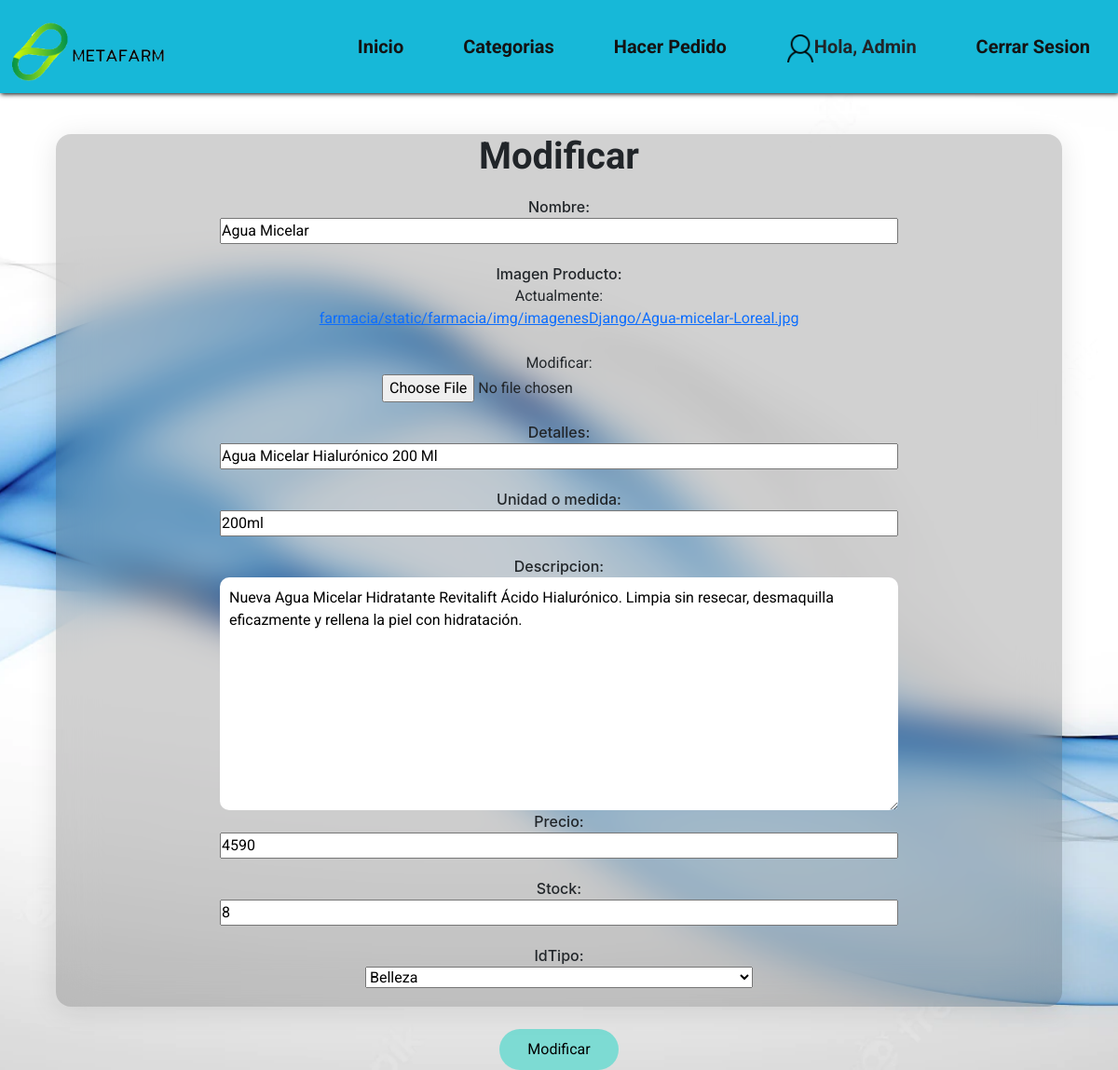
The app's page /mod/18 (signed in) with its own data.
### farmacia/models.py (models this page shows, shortened)
class Producto (models.Model):
    idProducto = models.AutoField(primary_key=True, verbose_name='Id de Producto')
    photo_as_blob = models.ImageField(upload_to= 'farmacia/static/farmacia/img/imagenesDjango' ,verbose_name='imagen Producto')
    nombreProd = models.CharField(max_length=20, verbose_name='Nombre')
    descripEspecifica = models.CharField(max_length=200, verbose_name= 'Detalles')
    unidades = models.CharField (max_length=20, verbose_name= 'Unidad o medida')
    desc = models.TextField (max_length=500,null=True, blank=True ,verbose_name= 'descripcion')
    price = models.IntegerField (verbose_name='precio')
    stock = models.IntegerField (default=0, verbose_name='stock')
    IdTipo = models.ForeignKey(TipoProducto, on_delete=models.CASCADE)

### farmacia/views.py (the view)
# urls.py: path('mod/<id>',mod,name="mod"),
def mod (request, id):
    productos = Producto.objects.get(idProducto = id)
    datos = {
        'Agregar':Tabla_agregar(instance= productos)
    }
    if(request.method == 'POST'):
        varModificar = Tabla_agregar(request.POST, request.FILES ,instance=productos)
        if varModificar.is_valid():
            varModificar.save()
            messages.success(request,"modificado correctamente")
        return redirect(to='home')
    return render (request,'farmacia/update.html',datos)

### farmacia/forms.py
class Tabla_agregar(ModelForm):
    class Meta:
        model = Producto
        fields = ['nombreProd','photo_as_blob','descripEspecifica','unidades','desc','price','stock','IdTipo']

### farmacia/context_processor.py (called while the page is built)
def total_carrito(request):
    total = 0
    desc = 0.95
    if request.user.is_authenticated:
        if "carrito" in request.session.keys():
            for key, value in request.session["carrito"].items():
                total += int(value["acumulado"])
        return {"total_carrito": round(total*desc)}
    else:
        if "carrito" in request.session.keys():
            for key, value in request.session["carrito"].items():
                total += int(value["acumulado"])
        return {"total_carrito": total}

### farmacia/models.py (called while the page is built)
    def __str__(self):
        return self.nombreTipo

### farmacia/templates/farmacia/update.html (shortened to what this page needs)
{% load static %}
<!DOCTYPE html>
<html lang="en">
<head>
    <link href="https://cdn.jsdelivr.net/npm/bootstrap@5.1.3/dist/css/bootstrap.min.css" rel="stylesheet"
 />
    <link rel="stylesheet" href="{% static 'farmacia/CSS/Style.css' %}" />
    <link rel="stylesheet" href="https://cdnjs.cloudflare.com/ajax/libs/font-awesome/4.7.0/cssfont-awesome.min.css">
</head>
<body>
    <header>
        <div class="wrapper">
            <nav>
                <div>
                    <a href="{% url 'home' %}"><img src="{% static 'farmacia/img/logoverde.png.png' %}" alt="imagen_logo" class="logo" /></a>
                </div>
                <ul class="nav-menu wrapper">
                    <li><a href="{% url 'home' %}">Inicio</a></li>
                    <li><a href="#categorias">Categorias</a></li>
                    <li><a href="{% url 'comp' %}">Hacer Pedido</a></li>
                    {% if request.user.is_authenticated %}
                        <li><span><a><img src="{% static 'farmacia/img/klipartz.com.png'%}" width="30px">Hola, {{request.user}}</a></span></li>
                        <li><span><a href="{% url 'logout' %}">Cerrar Sesion</a></span></li>
                    {% endif %}
                </ul>
            </nav>
        </div>
    </header>
    <main class="addMain wrapper">
        <form  id="FormAdd" method="POST" enctype="multipart/form-data">
            <div class="formulario-updade">
                <h1>Modificar</h1>
                {{Agregar.as_table}}
            </div>
            <div class="contenedor-guardar">
                <input  class="Guardar-prod" type="submit" value="Modificar">
            </div>
        </form>
    </main>
</body>
</html>

### farmacia/static/farmacia/CSS/Style.css (style rules this page uses)
* { margin: 0; padding: 0; list-style: none; text-decoration: none; box-sizing: border-box; }
body { background: #ffffff; font-family: "Roboto", sans-serif; background-image: url(../img/fondo3.png); background-size: cover; background-repeat: no-repeat; background-position: center center; background-attachment: fixed; min-height: 100vh; }
.wrapper { width: 100%; max-width: 1200px; margin: auto; overflow: hidden; justify-content: center; }
main { padding-top: 120px; }
header { width: 100%; height: 100px; overflow: visible; background: #17b8d8; margin-bottom: 20px; box-shadow: 1px 1px 5px #000; position: fixed; z-index: 1001; }
.logo { height: 100px; float: left; }
nav { height: 100px; width: 100%; display: flex; justify-content: space-between; align-items: center; }
.nav-menu { position: fixed; width: 100%; height: 0vh; top: 100px; background-color: #17b8d8; text-align: center; transition: all 0.5s; }
.nav-menu li { display: none; line-height: 30px; margin: 50px 0; transition: all 0.5s; }
.nav-menu li a { color: #141313; text-transform: capitalize; text-decoration: none; font-weight: bolder; font-size: 20px; font-weight: bolder; padding: 10px 10px; }
#FormAdd .formulario-updade { padding: 0 20px; display: flex; flex-direction: column; align-items: center; background: rgba(0, 0, 0, 0.18); border-radius: 16px; box-shadow: 0 4px 30px rgba(0, 0, 0, 0.1); backdrop-filter: blur(20px); -webkit-backdrop-filter: blur(20px); margin: 2% auto; width: 50%; }
.formulario-updade textarea { display: flex; width: 70%; padding: 10px; border-radius: 10px; border-style: hidden; outline: none; max-height: 250px; }
.formulario-updade input { width: 70%; margin-top: 0%; margin-bottom: 20px; }
.formulario-updade select { width: 40%; margin-top: 0%; margin-bottom: 20px; }
.formulario-updade label { font-weight:500; font-family: -apple-system, BlinkMacSystemFont, 'Segoe UI', Roboto, Oxygen, Ubuntu, Cantarell, 'Open Sans', 'Helvetica Neue', sans-serif; }
.formulario-updade h1 { font-weight:bold; padding-bottom: 10px; }
.formulario-updade #id_photo_as_blob { width: 380px; }
.Guardar-prod { background: #7ddbd3; border-radius: 30px; border: none; cursor: pointer; padding: 10px 30px; margin: 0% 5%; }
.contenedor-guardar { display: flex; justify-content: center; margin-top: 0%; }
@media screen and (min-width: 800px) { nav { height: 100px; } }
@media screen and (min-width: 800px) { .nav-menu { position: fixed; height: 100px; top: 0%; background: none; transition: none; text-align: right; margin-right: 50px; } }
@media screen and (min-width: 800px) { .nav-menu li { display: inline-block; line-height: 100px; margin: 0 20px; } }
@media screen and (max-width: 1280px) { #FormAdd .formulario-updade { width: 90%; overflow:hidden; white-space:nowrap; text-overflow: ellipsis; } }

### records on screen
Producto: nombreProd "Agua Micelar", descripEspecifica "Agua Micelar Hialurónico 200 Ml", unidades "200ml", desc "Nueva Agua Micelar Hidratante Revitalift Ácido Hialurónico. Limpia sin resecar, desmaquilla eficazmente y rellena la piel con hidratación.", price "4590", stock "8", IdTipo "Belleza"

### other values on screen
{{ request.user }} "Admin"
